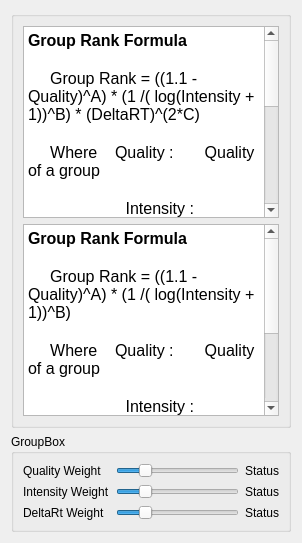
     <widget class="QWidget" name="groupRank">
      <attribute name="title">
       <string>Group Rank</string>
      </attribute>
      <layout class="QGridLayout" name="gridLayout_17">
       <item row="0" column="0">
        <widget class="QGroupBox" name="groupBox_2">
         <property name="title">
          <string/>
         </property>
         <layout class="QGridLayout" name="gridLayout_14">
          <item row="1" column="0">
           <widget class="QTextBrowser" name="textBrowser">
            <property name="html">
             <string>&lt;!DOCTYPE HTML PUBLIC &quot;-//W3C//DTD HTML 4.0//EN&quot; &quot;http://www.w3.org/TR/REC-html40/strict.dtd&quot;&gt;
&lt;html&gt;&lt;head&gt;&lt;meta name=&quot;qrichtext&quot; content=&quot;1&quot; /&gt;&lt;style type=&quot;text/css&quot;&gt;
p, li { white-space: pre-wrap; }
&lt;/style&gt;&lt;/head&gt;&lt;body style=&quot; font-family:'MS Shell Dlg 2'; font-size:8.25pt; font-weight:400; font-style:normal;&quot;&gt;
&lt;p style=&quot; margin-top:0px; margin-bottom:0px; margin-left:0px; margin-right:0px; -qt-block-indent:0; text-indent:0px;&quot;&gt;&lt;span style=&quot; font-family:'Ubuntu'; font-size:12pt; font-weight:600;&quot;&gt;Group Rank Formula&lt;/span&gt;&lt;/p&gt;
&lt;p style=&quot;-qt-paragraph-type:empty; margin-top:0px; margin-bottom:0px; margin-left:0px; margin-right:0px; -qt-block-indent:0; text-indent:0px; font-family:'Ubuntu'; font-size:12pt; font-weight:600;&quot;&gt;&lt;br /&gt;&lt;/p&gt;
&lt;p style=&quot; margin-top:0px; margin-bottom:0px; margin-left:0px; margin-right:0px; -qt-block-indent:0; text-indent:0px;&quot;&gt;&lt;span style=&quot; font-family:'Ubuntu'; font-size:12pt;&quot;&gt;     Group Rank = ((1.1 - Quality)^A) * (1 /( log(Intensity + 1))^B) * (DeltaRT)^(2*C)&lt;/span&gt;&lt;/p&gt;
&lt;p style=&quot;-qt-paragraph-type:empty; margin-top:0px; margin-bottom:0px; margin-left:0px; margin-right:0px; -qt-block-indent:0; text-indent:0px; font-family:'Ubuntu'; font-size:12pt;&quot;&gt;&lt;br /&gt;&lt;/p&gt;
&lt;p style=&quot; margin-top:0px; margin-bottom:0px; margin-left:0px; margin-right:0px; -qt-block-indent:0; text-indent:0px;&quot;&gt;&lt;span style=&quot; font-family:'Ubuntu'; font-size:12pt;&quot;&gt;     Where    Quality :       Quality of a group&lt;/span&gt;&lt;/p&gt;
&lt;p style=&quot;-qt-paragraph-type:empty; margin-top:0px; margin-bottom:0px; margin-left:0px; margin-right:0px; -qt-block-indent:0; text-indent:0px; font-family:'Ubuntu'; font-size:12pt;&quot;&gt;&lt;br /&gt;&lt;/p&gt;
&lt;p style=&quot; margin-top:0px; margin-bottom:0px; margin-left:0px; margin-right:0px; -qt-block-indent:0; text-indent:0px;&quot;&gt;&lt;span style=&quot; font-family:'Ubuntu'; font-size:12pt;&quot;&gt;                      Intensity :    Intensity of a group&lt;/span&gt;&lt;/p&gt;
&lt;p style=&quot;-qt-paragraph-type:empty; margin-top:0px; margin-bottom:0px; margin-left:0px; margin-right:0px; -qt-block-indent:0; text-indent:0px; font-family:'Ubuntu'; font-size:12pt;&quot;&gt;&lt;br /&gt;&lt;/p&gt;
&lt;p style=&quot; margin-top:0px; margin-bottom:0px; margin-left:0px; margin-right:0px; -qt-block-indent:0; text-indent:0px;&quot;&gt;&lt;span style=&quot; font-family:'Ubuntu'; font-size:12pt;&quot;&gt;                      DetaRT :       Difference between compound retention time and group mean retention time&lt;/span&gt;&lt;/p&gt;
&lt;p style=&quot;-qt-paragraph-type:empty; margin-top:0px; margin-bottom:0px; margin-left:0px; margin-right:0px; -qt-block-indent:0; text-indent:0px; font-family:'Ubuntu'; font-size:12pt;&quot;&gt;&lt;br /&gt;&lt;/p&gt;
&lt;p style=&quot; margin-top:0px; margin-bottom:0px; margin-left:0px; margin-right:0px; -qt-block-indent:0; text-indent:0px;&quot;&gt;&lt;span style=&quot; font-family:'Ubuntu'; font-size:12pt;&quot;&gt;                      A :  Quality Weightage&lt;/span&gt;&lt;/p&gt;
&lt;p style=&quot;-qt-paragraph-type:empty; margin-top:0px; margin-bottom:0px; margin-left:0px; margin-right:0px; -qt-block-indent:0; text-indent:0px; font-family:'Ubuntu'; font-size:12pt;&quot;&gt;&lt;br /&gt;&lt;/p&gt;
&lt;p style=&quot; margin-top:0px; margin-bottom:0px; margin-left:0px; margin-right:0px; -qt-block-indent:0; text-indent:0px;&quot;&gt;&lt;span style=&quot; font-family:'Ubuntu'; font-size:12pt;&quot;&gt;                      B:   Intensity Weightage&lt;/span&gt;&lt;/p&gt;
&lt;p style=&quot;-qt-paragraph-type:empty; margin-top:0px; margin-bottom:0px; margin-left:0px; margin-right:0px; -qt-block-indent:0; text-indent:0px; font-family:'Ubuntu'; font-size:12pt;&quot;&gt;&lt;br /&gt;&lt;/p&gt;
&lt;p style=&quot; margin-top:0px; margin-bottom:0px; margin-left:0px; margin-right:0px; -qt-block-indent:0; text-indent:0px;&quot;&gt;&lt;span style=&quot; font-family:'Ubuntu'; font-size:12pt;&quot;&gt;                      C:   DeltaRT Weightage&lt;/span&gt;&lt;/p&gt;&lt;/body&gt;&lt;/html&gt;</string>
            </property>
           </widget>
          </item>
          <item row="2" column="0">
           <widget class="QTextBrowser" name="textBrowser_2">
            <property name="html">
             <string>&lt;!DOCTYPE HTML PUBLIC &quot;-//W3C//DTD HTML 4.0//EN&quot; &quot;http://www.w3.org/TR/REC-html40/strict.dtd&quot;&gt;
&lt;html&gt;&lt;head&gt;&lt;meta name=&quot;qrichtext&quot; content=&quot;1&quot; /&gt;&lt;style type=&quot;text/css&quot;&gt;
p, li { white-space: pre-wrap; }
&lt;/style&gt;&lt;/head&gt;&lt;body style=&quot; font-family:'MS Shell Dlg 2'; font-size:8.25pt; font-weight:400; font-style:normal;&quot;&gt;
&lt;p style=&quot; margin-top:0px; margin-bottom:0px; margin-left:0px; margin-right:0px; -qt-block-indent:0; text-indent:0px;&quot;&gt;&lt;span style=&quot; font-family:'Ubuntu'; font-size:12pt; font-weight:600;&quot;&gt;Group Rank Formula&lt;/span&gt;&lt;/p&gt;
&lt;p style=&quot;-qt-paragraph-type:empty; margin-top:0px; margin-bottom:0px; margin-left:0px; margin-right:0px; -qt-block-indent:0; text-indent:0px; font-family:'Ubuntu'; font-size:12pt; font-weight:600;&quot;&gt;&lt;br /&gt;&lt;/p&gt;
&lt;p style=&quot; margin-top:0px; margin-bottom:0px; margin-left:0px; margin-right:0px; -qt-block-indent:0; text-indent:0px;&quot;&gt;&lt;span style=&quot; font-family:'Ubuntu'; font-size:12pt;&quot;&gt;     Group Rank = ((1.1 - Quality)^A) * (1 /( log(Intensity + 1))^B) &lt;/span&gt;&lt;/p&gt;
&lt;p style=&quot;-qt-paragraph-type:empty; margin-top:0px; margin-bottom:0px; margin-left:0px; margin-right:0px; -qt-block-indent:0; text-indent:0px; font-family:'Ubuntu'; font-size:12pt;&quot;&gt;&lt;br /&gt;&lt;/p&gt;
&lt;p style=&quot; margin-top:0px; margin-bottom:0px; margin-left:0px; margin-right:0px; -qt-block-indent:0; text-indent:0px;&quot;&gt;&lt;span style=&quot; font-family:'Ubuntu'; font-size:12pt;&quot;&gt;     Where    Quality :       Quality of a group&lt;/span&gt;&lt;/p&gt;
&lt;p style=&quot;-qt-paragraph-type:empty; margin-top:0px; margin-bottom:0px; margin-left:0px; margin-right:0px; -qt-block-indent:0; text-indent:0px; font-family:'Ubuntu'; font-size:12pt;&quot;&gt;&lt;br /&gt;&lt;/p&gt;
&lt;p style=&quot; margin-top:0px; margin-bottom:0px; margin-left:0px; margin-right:0px; -qt-block-indent:0; text-indent:0px;&quot;&gt;&lt;span style=&quot; font-family:'Ubuntu'; font-size:12pt;&quot;&gt;                      Intensity :    Intensity of a group&lt;/span&gt;&lt;/p&gt;
&lt;p style=&quot;-qt-paragraph-type:empty; margin-top:0px; margin-bottom:0px; margin-left:0px; margin-right:0px; -qt-block-indent:0; text-indent:0px; font-family:'Ubuntu'; font-size:12pt;&quot;&gt;&lt;br /&gt;&lt;/p&gt;
&lt;p style=&quot; margin-top:0px; margin-bottom:0px; margin-left:0px; margin-right:0px; -qt-block-indent:0; text-indent:0px;&quot;&gt;&lt;span style=&quot; font-family:'Ubuntu'; font-size:12pt;&quot;&gt;                      A :  Quality Weightage&lt;/span&gt;&lt;/p&gt;
&lt;p style=&quot;-qt-paragraph-type:empty; margin-top:0px; margin-bottom:0px; margin-left:0px; margin-right:0px; -qt-block-indent:0; text-indent:0px; font-family:'Ubuntu'; font-size:12pt;&quot;&gt;&lt;br /&gt;&lt;/p&gt;
&lt;p style=&quot; margin-top:0px; margin-bottom:0px; margin-left:0px; margin-right:0px; -qt-block-indent:0; text-indent:0px;&quot;&gt;&lt;span style=&quot; font-family:'Ubuntu'; font-size:12pt;&quot;&gt;                      B:   Intensity Weightage&lt;/span&gt;&lt;/p&gt;&lt;/body&gt;&lt;/html&gt;</string>
            </property>
           </widget>
          </item>
         </layout>
        </widget>
       </item>
       <item row="1" column="0">
        <widget class="QGroupBox" name="groupBox_6">
         <property name="title">
          <string>GroupBox</string>
         </property>
         <layout class="QGridLayout" name="gridLayout_16">
          <item row="0" column="0">
           <widget class="QLabel" name="label_24">
            <property name="text">
             <string>Quality Weight</string>
            </property>
           </widget>
          </item>
          <item row="0" column="1">
           <widget class="QSlider" name="qualityWeight">
            <property name="maximum">
             <number>50</number>
            </property>
            <property name="pageStep">
             <number>5</number>
            </property>
            <property name="value">
             <number>10</number>
            </property>
            <property name="orientation">
             <enum>Qt::Horizontal</enum>
            </property>
           </widget>
          </item>
          <item row="0" column="2">
           <widget class="QLabel" name="qualityWeightStatus">
            <property name="text">
             <string>Status</string>
            </property>
           </widget>
          </item>
          <item row="1" column="0">
           <widget class="QLabel" name="label_25">
            <property name="text">
             <string>Intensity Weight</string>
            </property>
           </widget>
          </item>
          <item row="1" column="1">
           <widget class="QSlider" name="intensityWeight">
            <property name="maximum">
             <number>50</number>
            </property>
            <property name="pageStep">
             <number>5</number>
            </property>
            <property name="value">
             <number>10</number>
            </property>
            <property name="orientation">
             <enum>Qt::Horizontal</enum>
            </property>
           </widget>
          </item>
          <item row="1" column="2">
           <widget class="QLabel" name="intensityWeightStatus">
            <property name="text">
             <string>Status</string>
            </property>
           </widget>
          </item>
          <item row="2" column="0">
           <widget class="QLabel" name="label_26">
            <property name="text">
             <string>DeltaRt Weight</string>
            </property>
           </widget>
          </item>
          <item row="2" column="1">
           <widget class="QSlider" name="deltaRTWeight">
            <property name="maximum">
             <number>50</number>
            </property>
            <property name="pageStep">
             <number>5</number>
            </property>
            <property name="value">
             <number>10</number>
            </property>
            <property name="orientation">
             <enum>Qt::Horizontal</enum>
            </property>
           </widget>
          </item>
          <item row="2" column="2">
           <widget class="QLabel" name="deltaRTWeightStatus">
            <property name="text">
             <string>Status</string>
            </property>
           </widget>
          </item>
         </layout>
         <zorder>deltaRTWeight</zorder>
         <zorder>label_26</zorder>
         <zorder>qualityWeightStatus</zorder>
         <zorder>intensityWeightStatus</zorder>
         <zorder>deltaRTWeightStatus</zorder>
         <zorder>qualityWeight</zorder>
         <zorder>intensityWeight</zorder>
         <zorder>label_25</zorder>
         <zorder>label_24</zorder>
        </widget>
       </item>
      </layout>
     </widget>
